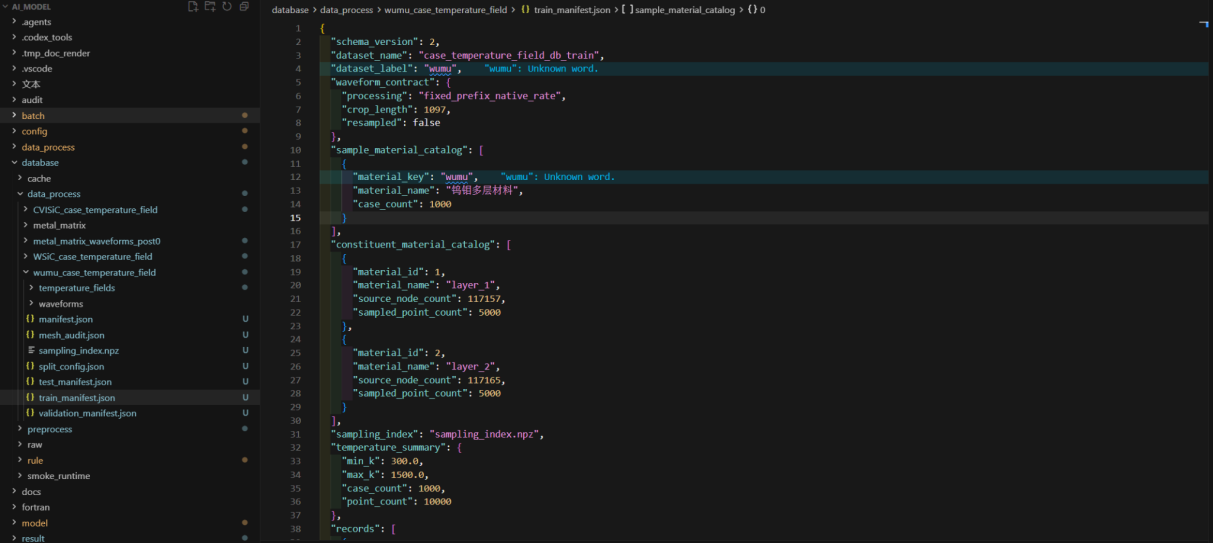
#> input picture _inspection_docx/media/image48.png, 1213 x 543 px
$ python generate_strict_light_screenshots.py
#> lines starting #> are read from the running program, lines starting #| are printed output that depends on the picture
from __future__ import annotations

import hashlib
from dataclasses import dataclass
from pathlib import Path

from PIL import Image, ImageFilter


ROOT = Path(__file__).resolve().parents[1]
SOURCE_DIR = ROOT / "_inspection_docx" / "media"
OUTPUT_DIR = ROOT / "人工智能截图整改_严格同信息版"


@dataclass(frozen=True)
class FigureSpec:
    figure: str
    source_name: str
    output_name: str
    target_size: tuple[int, int]


FIGURES = (
    FigureSpec("图3.47", "image48.png", "图3.47_严格同信息_白底高清.png", (1748, 782)),
    FigureSpec("图3.55", "image56.png", "图3.55_严格同信息_白底高清.png", (1654, 334)),
    FigureSpec("图3.56", "image57.png", "图3.56_严格同信息_白底高清.png", (1677, 962)),
    FigureSpec("图3.57", "image58.png", "图3.57_严格同信息_白底高清.png", (1712, 817)),
    FigureSpec("图3.58", "image59.png", "图3.58_严格同信息_白底高清.png", (1748, 715)),
)


def sha256(path: Path) -> str:
    digest = hashlib.sha256()
    with path.open("rb") as stream:
        for block in iter(lambda: stream.read(1024 * 1024), b""):
            digest.update(block)
    return digest.hexdigest()


def histogram_percentile(histogram: list[int], fraction: float) -> int:
    total = sum(histogram)
    threshold = total * fraction
    running = 0
    for value, count in enumerate(histogram):
        running += count
        if running >= threshold:
            return value
    return 255


def make_print_light(source: Image.Image, target_size: tuple[int, int]) -> Image.Image:
    """Convert the same source pixels to a print-friendly light grayscale image."""
    grayscale = source.convert("L")
    histogram = grayscale.histogram()
    low = histogram_percentile(histogram, 0.01)
    high = histogram_percentile(histogram, 0.995)
    if high <= low:
        low, high = 0, 255

    # Reverse luminance while stretching only the source screenshot's own range.
    # This is a pixel-only operation: it introduces no text, symbols, or labels.
    scale = 255.0 / (high - low)
    lookup = []
    for value in range(256):
        normalized = max(0.0, min(255.0, (value - low) * scale))
        lookup.append(round(255.0 - normalized))
    light = grayscale.point(lookup)

    if light.size != target_size:
        light = light.resize(target_size, Image.Resampling.LANCZOS)

    # Mild sharpening compensates for the source screenshots' low effective DPI.
    return light.filter(ImageFilter.UnsharpMask(radius=0.65, percent=105, threshold=3))


def main() -> None:
    OUTPUT_DIR.mkdir(parents=True, exist_ok=True)
    for spec in FIGURES:
        source_path = SOURCE_DIR / spec.source_name
        output_path = OUTPUT_DIR / spec.output_name
        with Image.open(source_path) as source:
#> source is the input picture: PIL image 1213x543 RGBA; mean R, G, B, A 26.3, 27.8, 28, 255
            original_size = source.size
#> original_size = (1213, 543)
            result = make_print_light(source, spec.target_size)
#> in make_print_light, `histogram = grayscale.histogram()`: histogram = 256 values, max 437397 at index 24, min 0 at index 0, mean 2572.9
#> in histogram_percentile, `total = sum(histogram)`: total = 658659
#> in histogram_percentile, `threshold = total * fraction`: threshold = 6586.6
#> the loop in histogram_percentile, `for value, count in enumerate(histogram):` made 21 passes
#> (count, running) on passes 1 to 12: (0, 0), (0, 0), (0, 0), (0, 0), (0, 0), (0, 0), (0, 0), (0, 0), (0, 0), (0, 0), (0, 0), (0, 0)
#> after the loop in histogram_percentile, `for value, count in enumerate(histogram):`: running = 121127
#> in make_print_light, `low = histogram_percentile(histogram, 0.01)`: low = 20
#> the loop in histogram_percentile, `for value, count in enumerate(histogram):` made 132 passes
#> after the loop in histogram_percentile, `for value, count in enumerate(histogram):`: running = 655560
#> in make_print_light, `high = histogram_percentile(histogram, 0.995)`: high = 131
#> in make_print_light, `scale = 255.0 / (high - low)`: scale = 2.3
#> the loop in make_print_light, `for value in range(256):` made 256 passes
#> normalized on passes 1 to 3: 0, 0, 0
#> after the loop in make_print_light, `for value in range(256):`: lookup = 256 values, max 255 at index 0, min 0 at index 131, mean 75.7
#> in make_print_light, `light = grayscale.point(lookup)`:
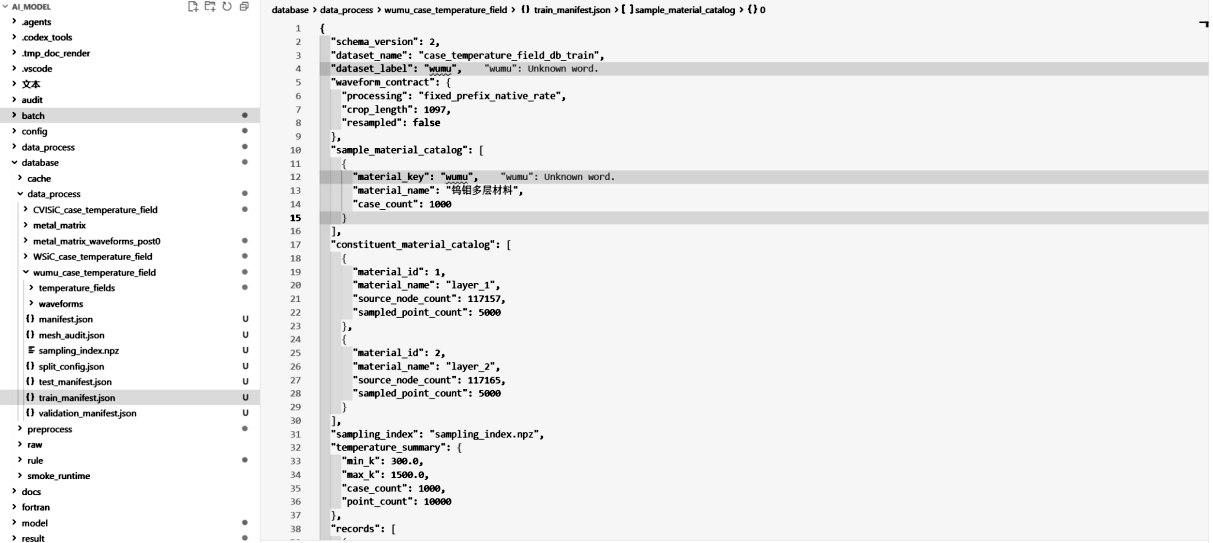
#> light: PIL image 1213x543 L; min 0, max 255, mean 238.3
            result.save(output_path, format="PNG", dpi=(300, 300), optimize=True)

        print(
            f"{spec.figure}\t{spec.source_name}\t{original_size[0]}x{original_size[1]}"
            f"\t{spec.output_name}\t{spec.target_size[0]}x{spec.target_size[1]}"
            f"\tsource_sha256={sha256(source_path)}\toutput_sha256={sha256(output_path)}"
        )
#| 图3.47	image48.png	1213x543	图3.47_严格同信息_白底高清.png	1748x782	source_sha256=d953f9562bb276f4ce16342108c0329535c4f0ec355b57bae3d516c5e803e523	output_sha256=13e2b6cff2389b2e8bd735fac7cafd7d16be16fe1c452dd9c9a18fa4bc4b5209
#> pass 2 of the loop in main, `for spec in FIGURES:`:
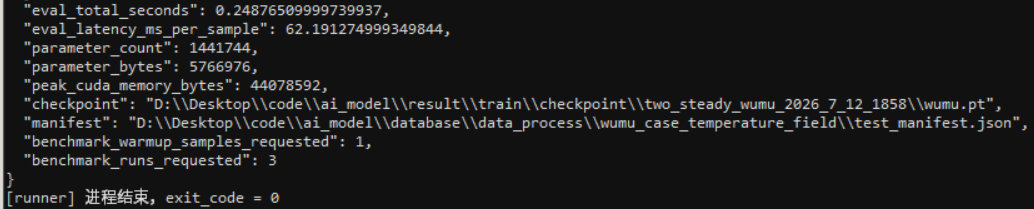
#> input picture _inspection_docx/media/image56.png, 1034 x 209 px
#> in main, source is the input picture: PIL image 1034x209 RGB; mean R, G, B 28.9, 28.8, 28.8
#> grayscale: PIL image 1034x209 L
#> histogram = 256 values, max 180543 at index 17, min 0 at index 0, mean 844.2
#> the loop in histogram_percentile (call 2), `for value, count in enumerate(histogram):` made 18 passes
#> low = 17
#> the loop in histogram_percentile (call 2), `for value, count in enumerate(histogram):` made 198 passes
#> high = 197
#> scale = 1.42
#> the loop in make_print_light (call 2), `for value in range(256):` made 256 passes
#> after the loop in make_print_light (call 2), `for value in range(256):`: lookup = 256 values, max 255 at index 0, min 0 at index 197, mean 107.1
#> in make_print_light (call 2), `light = grayscale.point(lookup)`:
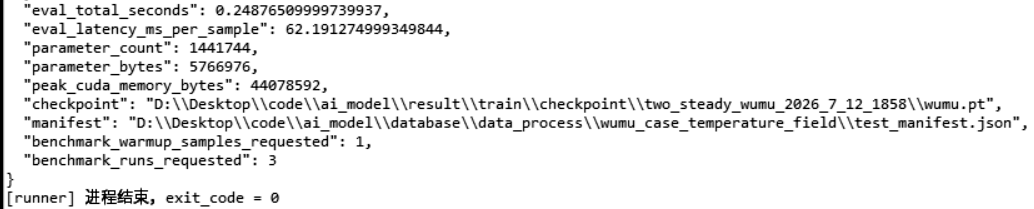
#> light: PIL image 1034x209 L; min 0, max 255, mean 238.3
#> in make_print_light (call 2), `light = light.resize(target_size, Image.Resampling.LANCZOS)`:
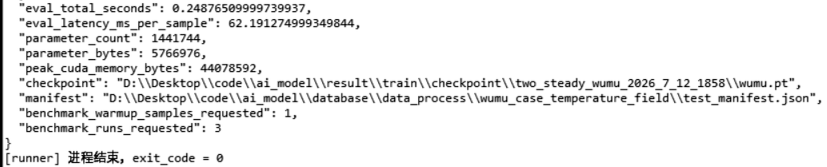
#> light: PIL image 1654x334 L (shown at 1/2 size); min 0, max 255, mean 238
#| 图3.55	image56.png	1034x209	图3.55_严格同信息_白底高清.png	1654x334	source_sha256=558f7fbb464d224190066169512ee7328b8365fac4f8e970debfdfb65b153ad8	output_sha256=ae6774b3cf6d0050dfc659c30d2f641e46fc1bdadf14c175054e7ba5544a55af
#> pass 3 of the loop in main, `for spec in FIGURES:`:
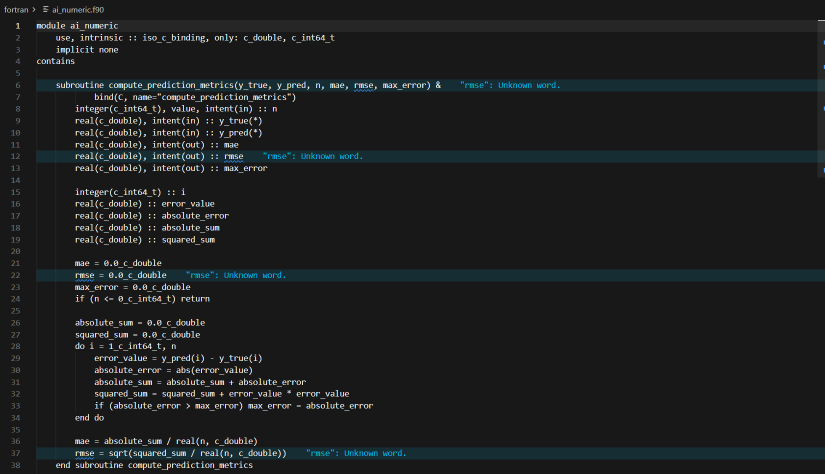
#> input picture _inspection_docx/media/image57.png, 1650 x 947 px (shown at 1/2 size)
#> in main, source is the input picture: PIL image 1650x947 RGB; mean R, G, B 28.8, 31.3, 31.9
#> grayscale: PIL image 1650x947 L
#> histogram = 256 values, max 1323055 at index 24, min 0 at index 0, mean 6103.7
#> low = 24
#> high = 239
#> scale = 1.19
#> the loop in make_print_light (call 3), `for value in range(256):` made 256 passes
#> after the loop in make_print_light (call 3), `for value in range(256):`: lookup = 256 values, max 255 at index 0, min 0 at index 239, mean 131.5
#> in make_print_light (call 3), `light = grayscale.point(lookup)`:
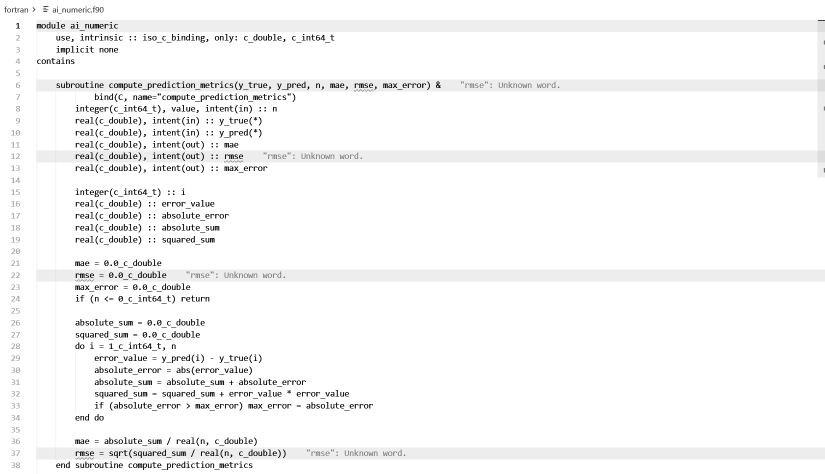
#> light: PIL image 1650x947 L (shown at 1/2 size); min 0, max 255, mean 247.1
#> in make_print_light (call 3), `light = light.resize(target_size, Image.Resampling.LANCZOS)`:
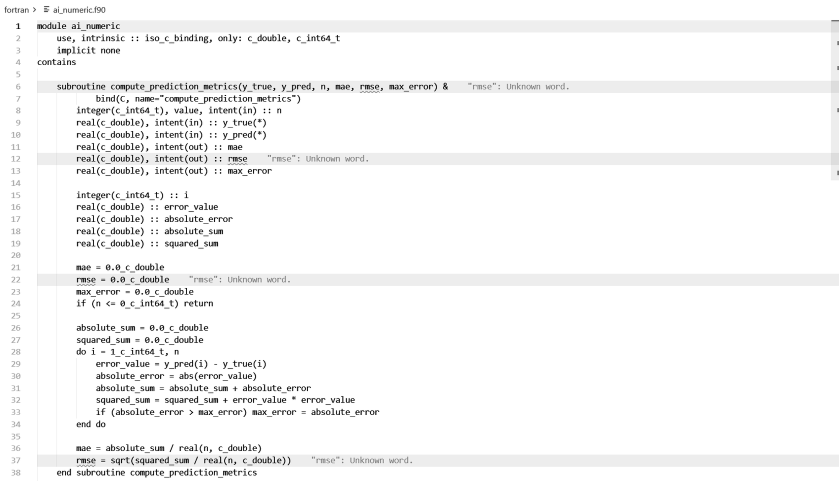
#> light: PIL image 1677x962 L (shown at 1/2 size); min 0, max 255, mean 246.8
#| 图3.56	image57.png	1650x947	图3.56_严格同信息_白底高清.png	1677x962	source_sha256=e077beb7908e5eef9d34778d978f57077ebbdd3ca0cafc140f2df7e97ea5d656	output_sha256=87a947cfca972d08cec3774adf33056f0515fb03ed077e9e7b7fb136592b3791
#> the loop made 4 passes; the first 3 are shown


if __name__ == "__main__":
#> (the run stopped early here; a loop or call above may not have finished)
